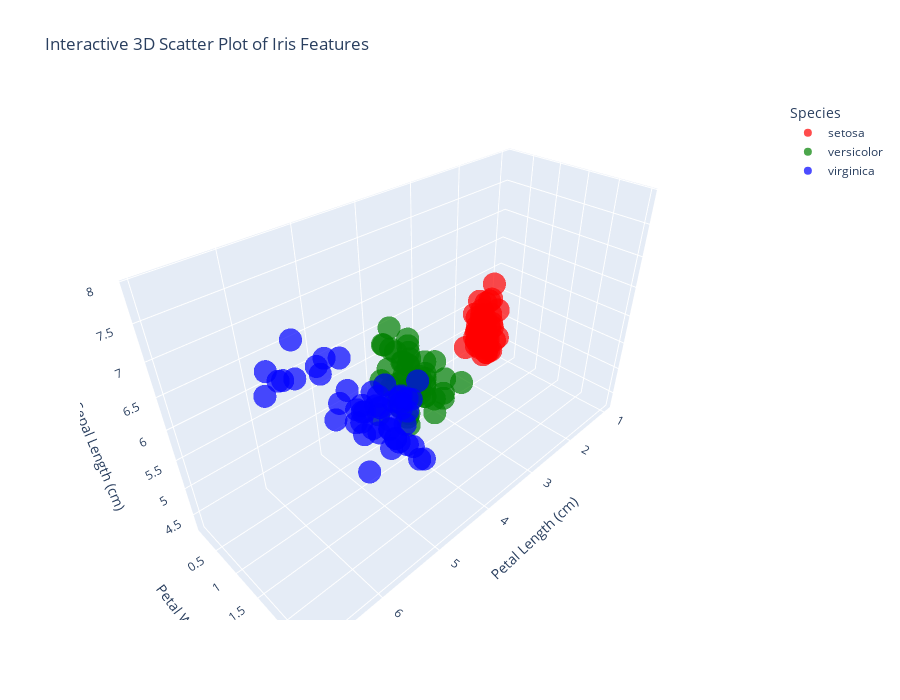

Notebook code cell kept with this figure:
### Code cell
# 3D Visualization (allows you to plot 3 features at once!)

from mpl_toolkits.mplot3d import Axes3D # for 3D plotting
import plotly.express as px # for interactive 3D plots


# Create 3D scatter plot
fig = px.scatter_3d(
    iris_df,
    x='Petal Length (cm)',
    y='Petal Width (cm)',
    z='Sepal Length (cm)',
    color='Species',
    title='Interactive 3D Scatter Plot of Iris Features',
    color_discrete_map=color_map,
    opacity=0.7
)

fig.update_layout(width=900, height=700)
fig.show()

### Figure 1 — Plotly figure (JSON) as saved in the notebook; plotly's stock layout.template omitted (floating-point values rounded to 4 significant figures)
{"data": [{"hovertemplate": "Species=setosa<br>Petal Length (cm)=%{x}<br>Petal Width (cm)=%{y}<br>Sepal Length (cm)=%{z}<extra></extra>", "legendgroup": "setosa", "marker": {"color": "red", "opacity": 0.7, "symbol": "circle"}, "mode": "markers", "name": "setosa", "scene": "scene", "showlegend": true, "type": "scatter3d", "x": [1.4, 1.4, 1.3, 1.5, 1.4, 1.7, 1.4, 1.5, 1.4, 1.5, 1.5, 1.6, 1.4, 1.1, 1.2, 1.5, 1.3, 1.4, 1.7, 1.5, 1.7, 1.5, 1.0, 1.7, 1.9, 1.6, 1.6, 1.5, 1.4, 1.6, 1.6, 1.5, 1.5, 1.4, 1.5, 1.2, 1.3, 1.4, 1.3, 1.5, 1.3, 1.3, 1.3, 1.6, 1.9, 1.4, 1.6, 1.4, 1.5, 1.4], "y": [0.2, 0.2, 0.2, 0.2, 0.2, 0.4, 0.3, 0.2, 0.2, 0.1, 0.2, 0.2, 0.1, 0.1, 0.2, 0.4, 0.4, 0.3, 0.3, 0.3, 0.2, 0.4, 0.2, 0.5, 0.2, 0.2, 0.4, 0.2, 0.2, 0.2, 0.2, 0.4, 0.1, 0.2, 0.2, 0.2, 0.2, 0.1, 0.2, 0.2, 0.3, 0.3, 0.2, 0.6, 0.4, 0.3, 0.2, 0.2, 0.2, 0.2], "z": [5.1, 4.9, 4.7, 4.6, 5.0, 5.4, 4.6, 5.0, 4.4, 4.9, 5.4, 4.8, 4.8, 4.3, 5.8, 5.7, 5.4, 5.1, 5.7, 5.1, 5.4, 5.1, 4.6, 5.1, 4.8, 5.0, 5.0, 5.2, 5.2, 4.7, 4.8, 5.4, 5.2, 5.5, 4.9, 5.0, 5.5, 4.9, 4.4, 5.1, 5.0, 4.5, 4.4, 5.0, 5.1, 4.8, 5.1, 4.6, 5.3, 5.0]}, {"hovertemplate": "Species=versicolor<br>Petal Length (cm)=%{x}<br>Petal Width (cm)=%{y}<br>Sepal Length (cm)=%{z}<extra></extra>", "legendgroup": "versicolor", "marker": {"color": "green", "opacity": 0.7, "symbol": "circle"}, "mode": "markers", "name": "versicolor", "scene": "scene", "showlegend": true, "type": "scatter3d", "x": [4.7, 4.5, 4.9, 4.0, 4.6, 4.5, 4.7, 3.3, 4.6, 3.9, 3.5, 4.2, 4.0, 4.7, 3.6, 4.4, 4.5, 4.1, 4.5, 3.9, 4.8, 4.0, 4.9, 4.7, 4.3, 4.4, 4.8, 5.0, 4.5, 3.5, 3.8, 3.7, 3.9, 5.1, 4.5, 4.5, 4.7, 4.4, 4.1, 4.0, 4.4, 4.6, 4.0, 3.3, 4.2, 4.2, 4.2, 4.3, 3.0, 4.1], "y": [1.4, 1.5, 1.5, 1.3, 1.5, 1.3, 1.6, 1.0, 1.3, 1.4, 1.0, 1.5, 1.0, 1.4, 1.3, 1.4, 1.5, 1.0, 1.5, 1.1, 1.8, 1.3, 1.5, 1.2, 1.3, 1.4, 1.4, 1.7, 1.5, 1.0, 1.1, 1.0, 1.2, 1.6, 1.5, 1.6, 1.5, 1.3, 1.3, 1.3, 1.2, 1.4, 1.2, 1.0, 1.3, 1.2, 1.3, 1.3, 1.1, 1.3], "z": [7.0, 6.4, 6.9, 5.5, 6.5, 5.7, 6.3, 4.9, 6.6, 5.2, 5.0, 5.9, 6.0, 6.1, 5.6, 6.7, 5.6, 5.8, 6.2, 5.6, 5.9, 6.1, 6.3, 6.1, 6.4, 6.6, 6.8, 6.7, 6.0, 5.7, 5.5, 5.5, 5.8, 6.0, 5.4, 6.0, 6.7, 6.3, 5.6, 5.5, 5.5, 6.1, 5.8, 5.0, 5.6, 5.7, 5.7, 6.2, 5.1, 5.7]}, {"hovertemplate": "Species=virginica<br>Petal Length (cm)=%{x}<br>Petal Width (cm)=%{y}<br>Sepal Length (cm)=%{z}<extra></extra>", "legendgroup": "virginica", "marker": {"color": "blue", "opacity": 0.7, "symbol": "circle"}, "mode": "markers", "name": "virginica", "scene": "scene", "showlegend": true, "type": "scatter3d", "x": [6.0, 5.1, 5.9, 5.6, 5.8, 6.6, 4.5, 6.3, 5.8, 6.1, 5.1, 5.3, 5.5, 5.0, 5.1, 5.3, 5.5, 6.7, 6.9, 5.0, 5.7, 4.9, 6.7, 4.9, 5.7, 6.0, 4.8, 4.9, 5.6, 5.8, 6.1, 6.4, 5.6, 5.1, 5.6, 6.1, 5.6, 5.5, 4.8, 5.4, 5.6, 5.1, 5.1, 5.9, 5.7, 5.2, 5.0, 5.2, 5.4, 5.1], "y": [2.5, 1.9, 2.1, 1.8, 2.2, 2.1, 1.7, 1.8, 1.8, 2.5, 2.0, 1.9, 2.1, 2.0, 2.4, 2.3, 1.8, 2.2, 2.3, 1.5, 2.3, 2.0, 2.0, 1.8, 2.1, 1.8, 1.8, 1.8, 2.1, 1.6, 1.9, 2.0, 2.2, 1.5, 1.4, 2.3, 2.4, 1.8, 1.8, 2.1, 2.4, 2.3, 1.9, 2.3, 2.5, 2.3, 1.9, 2.0, 2.3, 1.8], "z": [6.3, 5.8, 7.1, 6.3, 6.5, 7.6, 4.9, 7.3, 6.7, 7.2, 6.5, 6.4, 6.8, 5.7, 5.8, 6.4, 6.5, 7.7, 7.7, 6.0, 6.9, 5.6, 7.7, 6.3, 6.7, 7.2, 6.2, 6.1, 6.4, 7.2, 7.4, 7.9, 6.4, 6.3, 6.1, 7.7, 6.3, 6.4, 6.0, 6.9, 6.7, 6.9, 5.8, 6.8, 6.7, 6.7, 6.3, 6.5, 6.2, 5.9]}], "layout": {"height": 700, "legend": {"title": {"text": "Species"}, "tracegroupgap": 0}, "scene": {"domain": {"x": [0, 1], "y": [0, 1]}, "xaxis": {"title": {"text": "Petal Length (cm)"}}, "yaxis": {"title": {"text": "Petal Width (cm)"}}, "zaxis": {"title": {"text": "Sepal Length (cm)"}}}, "title": {"text": "Interactive 3D Scatter Plot of Iris Features"}, "width": 900}}
